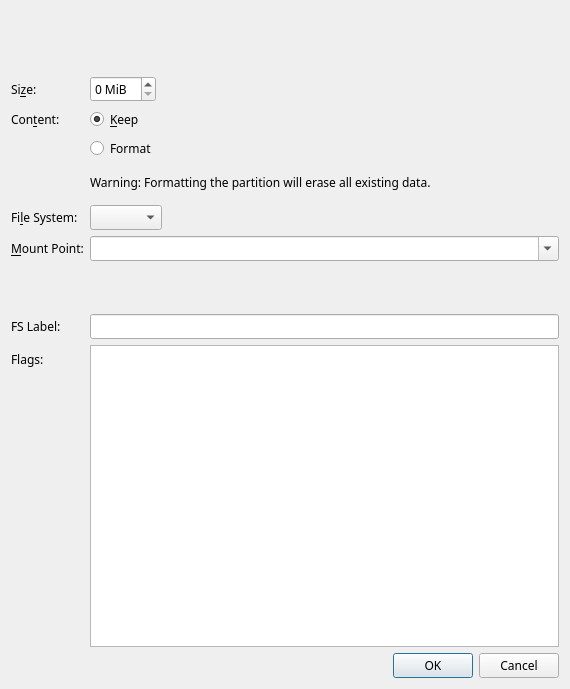
<?xml version="1.0" encoding="UTF-8"?>
<ui version="4.0">
 <author>
SPDX-FileCopyrightText: 2014 Aurélien Gâteau &lt;agateau@kde.org&gt;
SPDX-License-Identifier: GPL-3.0-or-later
 </author>
 <class>EditExistingPartitionDialog</class>
 <widget class="QDialog" name="EditExistingPartitionDialog">
  <property name="geometry">
   <rect>
    <x>0</x>
    <y>0</y>
    <width>570</width>
    <height>689</height>
   </rect>
  </property>
  <property name="sizePolicy">
   <sizepolicy hsizetype="Preferred" vsizetype="Minimum">
    <horstretch>0</horstretch>
    <verstretch>0</verstretch>
   </sizepolicy>
  </property>
  <property name="windowTitle">
   <string>Edit Existing Partition</string>
  </property>
  <layout class="QVBoxLayout" name="verticalLayout">
   <property name="sizeConstraint">
    <enum>QLayout::SetMinimumSize</enum>
   </property>
   <item>
    <widget class="PartResizerWidget" name="partResizerWidget" native="true">
     <property name="sizePolicy">
      <sizepolicy hsizetype="Expanding" vsizetype="Fixed">
       <horstretch>0</horstretch>
       <verstretch>0</verstretch>
      </sizepolicy>
     </property>
     <property name="minimumSize">
      <size>
       <width>0</width>
       <height>59</height>
      </size>
     </property>
    </widget>
   </item>
   <item>
    <layout class="QFormLayout" name="formLayout">
     <property name="fieldGrowthPolicy">
      <enum>QFormLayout::ExpandingFieldsGrow</enum>
     </property>
     <item row="1" column="1">
      <widget class="QSpinBox" name="sizeSpinBox">
       <property name="font">
        <font>
         <family>Fantasque Sans Mono</family>
        </font>
       </property>
       <property name="suffix">
        <string> MiB</string>
       </property>
      </widget>
     </item>
     <item row="2" column="0">
      <widget class="QLabel" name="label_3">
       <property name="font">
        <font>
         <family>Fantasque Sans Mono</family>
        </font>
       </property>
       <property name="text">
        <string>Con&amp;tent:</string>
       </property>
       <property name="buddy">
        <cstring>keepRadioButton</cstring>
       </property>
      </widget>
     </item>
     <item row="2" column="1">
      <widget class="QRadioButton" name="keepRadioButton">
       <property name="font">
        <font>
         <family>Fantasque Sans Mono</family>
        </font>
       </property>
       <property name="text">
        <string>&amp;Keep</string>
       </property>
       <property name="checked">
        <bool>true</bool>
       </property>
      </widget>
     </item>
     <item row="3" column="1">
      <widget class="QRadioButton" name="formatRadioButton">
       <property name="font">
        <font>
         <family>Fantasque Sans Mono</family>
        </font>
       </property>
       <property name="text">
        <string>Format</string>
       </property>
      </widget>
     </item>
     <item row="4" column="1">
      <widget class="QLabel" name="label_2">
       <property name="sizePolicy">
        <sizepolicy hsizetype="Expanding" vsizetype="Fixed">
         <horstretch>0</horstretch>
         <verstretch>0</verstretch>
        </sizepolicy>
       </property>
       <property name="minimumSize">
        <size>
         <width>300</width>
         <height>0</height>
        </size>
       </property>
       <property name="font">
        <font>
         <family>Fantasque Sans Mono</family>
        </font>
       </property>
       <property name="text">
        <string>Warning: Formatting the partition will erase all existing data.</string>
       </property>
       <property name="wordWrap">
        <bool>true</bool>
       </property>
      </widget>
     </item>
     <item row="5" column="0">
      <widget class="QLabel" name="fileSystemLabel">
       <property name="font">
        <font>
         <family>Fantasque Sans Mono</family>
        </font>
       </property>
       <property name="text">
        <string>Fi&amp;le System:</string>
       </property>
       <property name="buddy">
        <cstring>fileSystemComboBox</cstring>
       </property>
      </widget>
     </item>
     <item row="5" column="1">
      <widget class="QComboBox" name="fileSystemComboBox">
       <property name="font">
        <font>
         <family>Fantasque Sans Mono</family>
        </font>
       </property>
      </widget>
     </item>
     <item row="8" column="0">
      <widget class="QLabel" name="mountPointLabel">
       <property name="font">
        <font>
         <family>Fantasque Sans Mono</family>
        </font>
       </property>
       <property name="text">
        <string>&amp;Mount Point:</string>
       </property>
       <property name="buddy">
        <cstring>mountPointComboBox</cstring>
       </property>
      </widget>
     </item>
     <item row="8" column="1">
      <widget class="QComboBox" name="mountPointComboBox">
       <property name="sizePolicy">
        <sizepolicy hsizetype="MinimumExpanding" vsizetype="Fixed">
         <horstretch>0</horstretch>
         <verstretch>0</verstretch>
        </sizepolicy>
       </property>
       <property name="font">
        <font>
         <family>Fantasque Sans Mono</family>
        </font>
       </property>
       <property name="editable">
        <bool>true</bool>
       </property>
       <property name="currentIndex">
        <number>-1</number>
       </property>
      </widget>
     </item>
     <item row="10" column="1">
      <widget class="QLabel" name="mountPointExplanation">
       <property name="font">
        <font>
         <family>Fantasque Sans Mono</family>
        </font>
       </property>
       <property name="text">
        <string/>
       </property>
      </widget>
     </item>
     <item row="11" column="1">
      <widget class="EncryptWidget" name="encryptWidget" native="true"/>
     </item>
     <item row="12" column="1">
      <spacer name="verticalSpacer">
       <property name="orientation">
        <enum>Qt::Vertical</enum>
       </property>
       <property name="sizeType">
        <enum>QSizePolicy::Fixed</enum>
       </property>
       <property name="sizeHint" stdset="0">
        <size>
         <width>20</width>
         <height>13</height>
        </size>
       </property>
      </spacer>
     </item>
     <item row="13" column="0">
      <widget class="QLabel" name="fileSystemLabelLabel">
       <property name="font">
        <font>
         <family>Fantasque Sans Mono</family>
        </font>
       </property>
       <property name="text">
        <string>FS Label:</string>
       </property>
      </widget>
     </item>
     <item row="13" column="1">
      <widget class="QLineEdit" name="fileSystemLabelEdit">
       <property name="font">
        <font>
         <family>Fantasque Sans Mono</family>
        </font>
       </property>
       <property name="toolTip">
        <string>Label for the filesystem</string>
       </property>
       <property name="maxLength">
        <number>16</number>
       </property>
      </widget>
     </item>
     <item row="15" column="0">
      <widget class="QLabel" name="label_4">
       <property name="font">
        <font>
         <family>Fantasque Sans Mono</family>
        </font>
       </property>
       <property name="text">
        <string>Flags:</string>
       </property>
      </widget>
     </item>
     <item row="15" column="1">
      <widget class="QListWidget" name="m_listFlags">
       <property name="font">
        <font>
         <family>Fantasque Sans Mono</family>
        </font>
       </property>
       <property name="alternatingRowColors">
        <bool>true</bool>
       </property>
       <property name="selectionMode">
        <enum>QAbstractItemView::NoSelection</enum>
       </property>
       <property name="sortingEnabled">
        <bool>true</bool>
       </property>
      </widget>
     </item>
     <item row="1" column="0">
      <widget class="QLabel" name="label">
       <property name="font">
        <font>
         <family>Fantasque Sans Mono</family>
        </font>
       </property>
       <property name="text">
        <string>Si&amp;ze:</string>
       </property>
       <property name="buddy">
        <cstring>sizeSpinBox</cstring>
       </property>
      </widget>
     </item>
    </layout>
   </item>
   <item>
    <widget class="QDialogButtonBox" name="buttonBox">
     <property name="font">
      <font>
       <family>Fantasque Sans Mono</family>
      </font>
     </property>
     <property name="orientation">
      <enum>Qt::Horizontal</enum>
     </property>
     <property name="standardButtons">
      <set>QDialogButtonBox::Cancel|QDialogButtonBox::Ok</set>
     </property>
    </widget>
   </item>
  </layout>
 </widget>
 <customwidgets>
  <customwidget>
   <class>PartResizerWidget</class>
   <extends>QWidget</extends>
   <header location="global">kpmcore/gui/partresizerwidget.h</header>
   <container>1</container>
  </customwidget>
  <customwidget>
   <class>EncryptWidget</class>
   <extends>QWidget</extends>
   <header>gui/EncryptWidget.h</header>
   <container>1</container>
  </customwidget>
 </customwidgets>
 <tabstops>
  <tabstop>sizeSpinBox</tabstop>
  <tabstop>keepRadioButton</tabstop>
  <tabstop>formatRadioButton</tabstop>
  <tabstop>mountPointComboBox</tabstop>
  <tabstop>buttonBox</tabstop>
 </tabstops>
 <resources/>
 <connections>
  <connection>
   <sender>buttonBox</sender>
   <signal>accepted()</signal>
   <receiver>EditExistingPartitionDialog</receiver>
   <slot>accept()</slot>
   <hints>
    <hint type="sourcelabel">
     <x>248</x>
     <y>254</y>
    </hint>
    <hint type="destinationlabel">
     <x>157</x>
     <y>274</y>
    </hint>
   </hints>
  </connection>
  <connection>
   <sender>buttonBox</sender>
   <signal>rejected()</signal>
   <receiver>EditExistingPartitionDialog</receiver>
   <slot>reject()</slot>
   <hints>
    <hint type="sourcelabel">
     <x>316</x>
     <y>260</y>
    </hint>
    <hint type="destinationlabel">
     <x>286</x>
     <y>274</y>
    </hint>
   </hints>
  </connection>
 </connections>
</ui>
